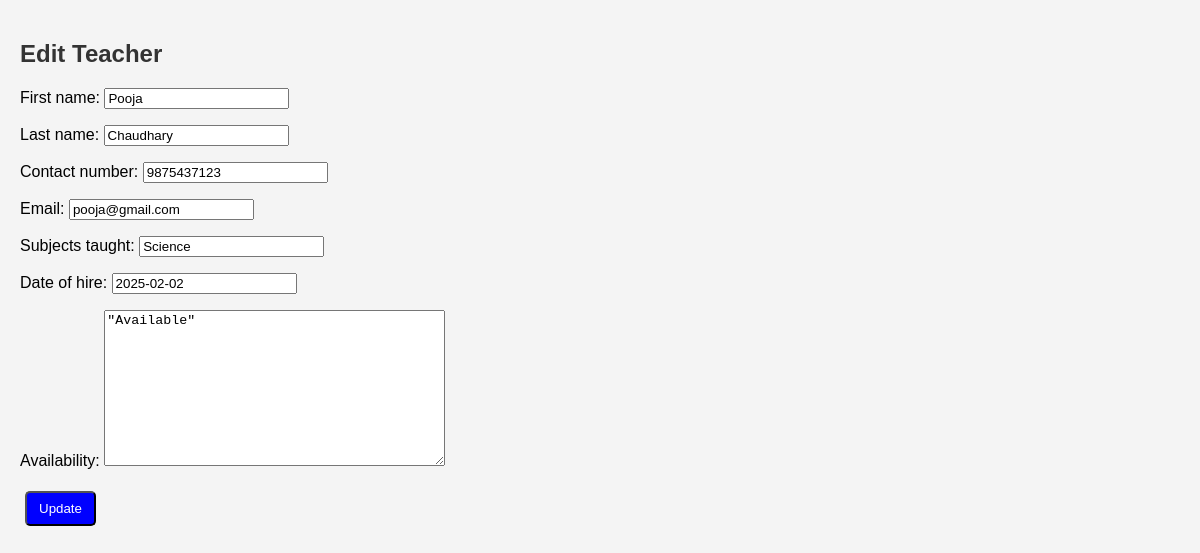
Screenshot of /teacher/1/edit/ with the database file from the repository.
### teacher/models.py (models this page shows, shortened)
class Teacher(models.Model):
    user = models.OneToOneField(User, on_delete=models.CASCADE, related_name='teacher_profile',null=True,blank=True)
    first_name = models.CharField(max_length=100)
    last_name = models.CharField(max_length=100)
    contact_number = models.CharField(max_length=20, default="0000000000")
    email = models.EmailField(unique=True)
    subjects_taught = models.CharField(max_length=255, default="Not Assigned")
    date_of_hire = models.DateField(default=now)
    availability = models.JSONField(blank=True, null=True)  # Store availability as JSON data

### teacher/views.py (the view)
# urls.py: path('<int:pk>/edit/', views.edit_teacher, name='edit_teacher'),
def edit_teacher(request, pk):
    teacher = get_object_or_404(Teacher, pk=pk)
    if request.method == 'POST':
        form = TeacherForm(request.POST, instance=teacher)
        if form.is_valid():
            form.save()
            return redirect('teacher_list')
    else:
        form = TeacherForm(instance=teacher)
    return render(request, 'frontend/edit_teacher.html', {'form': form})

### teacher/forms.py
class TeacherForm(forms.ModelForm):
    class Meta:
        model = Teacher
        fields = ['first_name', 'last_name', 'contact_number', 'email', 'subjects_taught', 'date_of_hire', 'availability']

### teacher/templates/frontend/edit_teacher.html (shortened to what this page needs)
<!DOCTYPE html>
<html lang="en">
<head>
    <link rel="stylesheet" href="/static/css/teachers.css">
</head>
<body>
    <h2>Edit Teacher</h2>
    <form method="post">
        {{ form.as_p }}
        <button type="submit" class="btn btn-primary">Update</button>
    </form>
</body>
</html>

### teacher/static/css/teachers.css (style rules this page uses)
body { font-family: Arial, sans-serif; margin: 0; padding: 20px; background-color: #f4f4f4; }
h2 { color: #333; }
.btn { padding: 8px 12px; text-decoration: none; border-radius: 5px; display: inline-block; margin: 5px; }
.btn-primary { background-color: blue; color: white; }

### rows the page displays
Teacher: first_name "Pooja", last_name "Chaudhary", contact_number "9875437123", email "pooja@gmail.com", subjects_taught "Science", date_of_hire "2025-02-02", availability "\"Available\""
